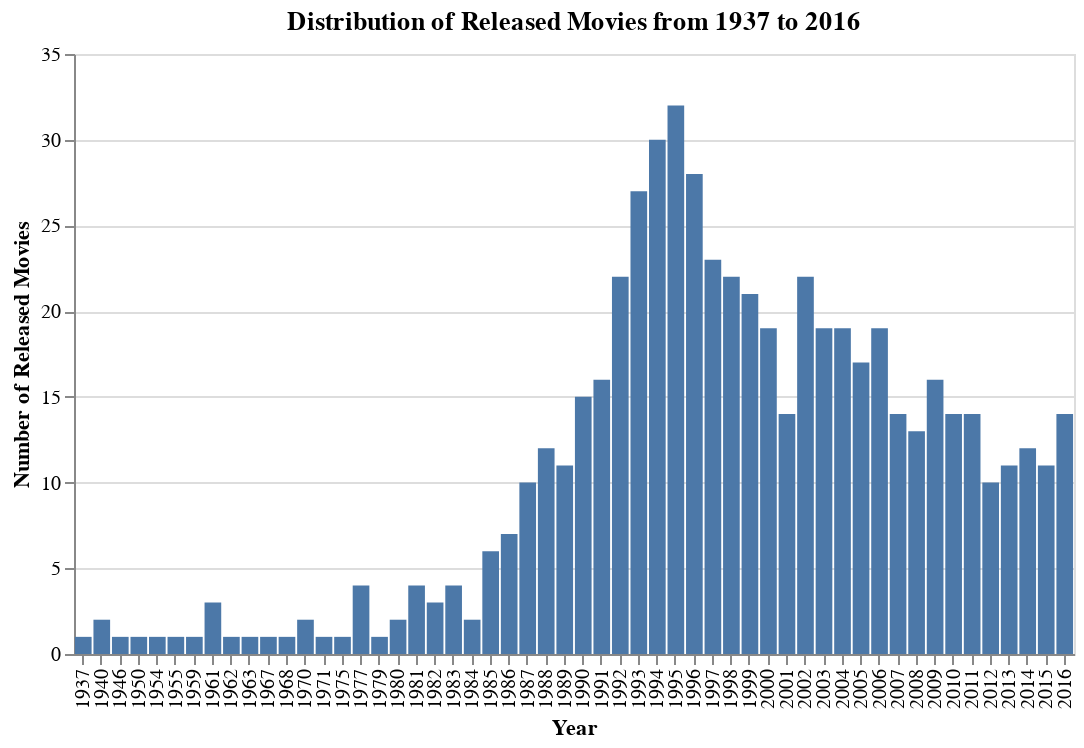

The cell this chart's notebook holds for it:
### Code cell
#distribution of movies thorough years
release_dist_viz = alt.Chart(gross1, width=500, height=300).mark_bar().encode(
    x= 'Year:O',
    y=alt.Y('count()', title = 'Number of Released Movies')
        ).properties(title = 'Distribution of Released Movies from 1937 to 2016')
release_dist_viz

### Figure 1 — Vega-Lite specification as saved in the notebook (floating-point values rounded to 4 significant figures; data arrays with more than 128 entries replaced by an {"elided": "..."} marker saying what was removed)
{"config": {"view": {"continuousWidth": 400, "continuousHeight": 300}}, "data": {"name": "data-8654440031cc96918efd4262700e8b8c"}, "mark": "bar", "encoding": {"x": {"type": "ordinal", "field": "Year"}, "y": {"type": "quantitative", "aggregate": "count", "title": "Number of Released Movies"}}, "height": 300, "title": "Distribution of Released Movies from 1937 to 2016", "width": 500, "$schema": "https://vega.github.io/schema/vega-lite/v4.8.1.json", "datasets": {"data-8654440031cc96918efd4262700e8b8c": {"elided": "579 records"}}}
